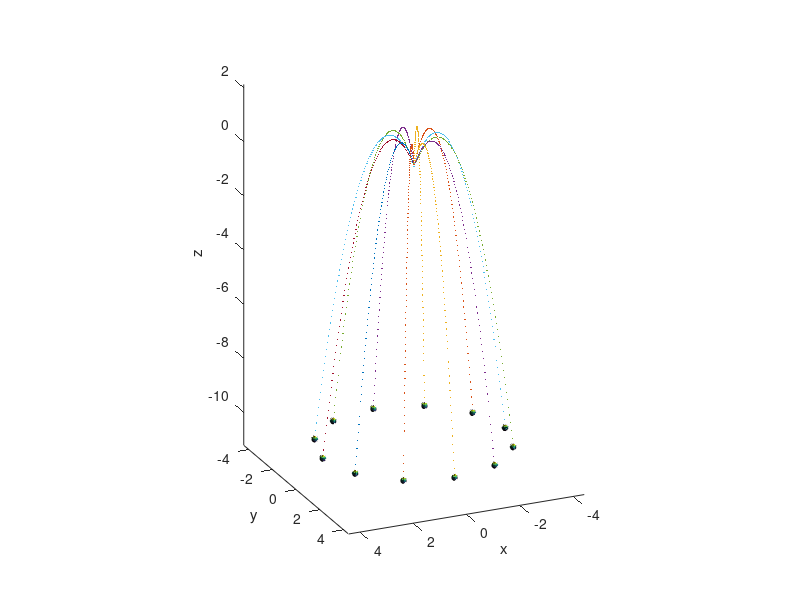

The MATLAB script that drew this image: (Note: this script raises an error after producing the figure.)
function anim_3D_Tfija
close all;clear all;clc
figure('MenuBar','none');
t=linspace(0,2,100);
beta= [-180:30:180]*pi/180;%randi([0,180],1,Ne)*pi/180;
alpha=70*ones(1,length(beta))*pi/180;%randi([0,180],1,Ne)*pi/180;
g=9.81;
v0=5;
for k=1:length(alpha)
    X(:,k)=v0*cos(alpha(k))*cos(beta(k))*t;
    Y(:,k)=v0*cos(alpha(k))*sin(beta(k))*t;
    Z(:,k)=v0*sin(alpha(k))*t-(1/2*g*t.^2);
end
%%
xlabel('x');
ylabel('y');
zlabel('z');
hold on
for i=1:length(t);
    cla
    for j=1:length(alpha)
        esfera(X(i,j),Y(i,j),Z(i,j),0.1);
        plot3(X(1:i,j),Y(1:i,j),Z(1:i,j),'.','MarkerSize',2);
    end
    view([40 90 40]);
    daspect([1 1 1])
    axis([min(X(:))-1 max(X(:))+1 min(Y(:))-1 max(Y(:))+1 min(Z(:))-1 max(Z(:))+1]);
    pause(0.01);
end
msg=msgbox('Fin');
pause(0.5);
delete(msg);
    function esfera(px,py,pz,r)
        [x,y,z] = sphere;
        surf(r*x+px,r*y+py,r*z+pz);
    end


end